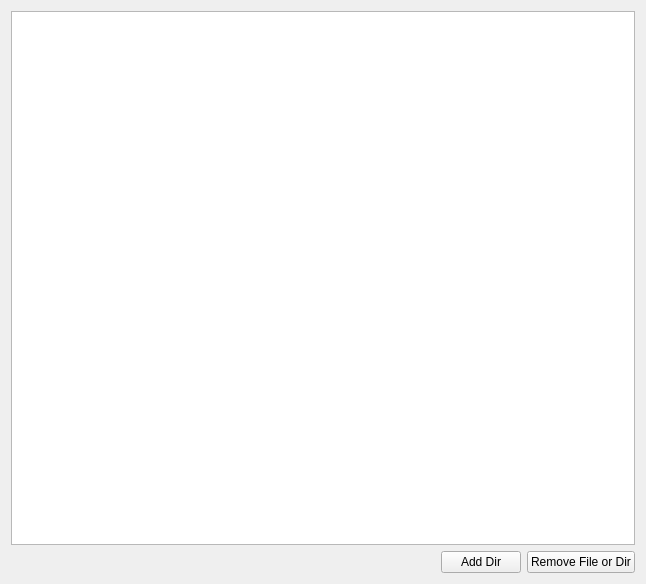
<?xml version="1.0" encoding="UTF-8"?>
<ui version="4.0">
 <class>Widget</class>
 <widget class="QWidget" name="Widget">
  <property name="geometry">
   <rect>
    <x>0</x>
    <y>0</y>
    <width>646</width>
    <height>584</height>
   </rect>
  </property>
  <property name="windowTitle">
   <string>04_QFileSystemModel</string>
  </property>
  <layout class="QVBoxLayout" name="verticalLayout">
   <item>
    <widget class="QTreeView" name="treeView"/>
   </item>
   <item>
    <layout class="QHBoxLayout" name="horizontalLayout">
     <item>
      <spacer name="horizontalSpacer">
       <property name="orientation">
        <enum>Qt::Orientation::Horizontal</enum>
       </property>
       <property name="sizeHint" stdset="0">
        <size>
         <width>40</width>
         <height>20</height>
        </size>
       </property>
      </spacer>
     </item>
     <item>
      <widget class="QPushButton" name="addButton">
       <property name="text">
        <string>Add Dir</string>
       </property>
      </widget>
     </item>
     <item>
      <widget class="QPushButton" name="removeButton">
       <property name="text">
        <string>Remove File or Dir</string>
       </property>
      </widget>
     </item>
    </layout>
   </item>
  </layout>
 </widget>
 <resources/>
 <connections/>
</ui>
